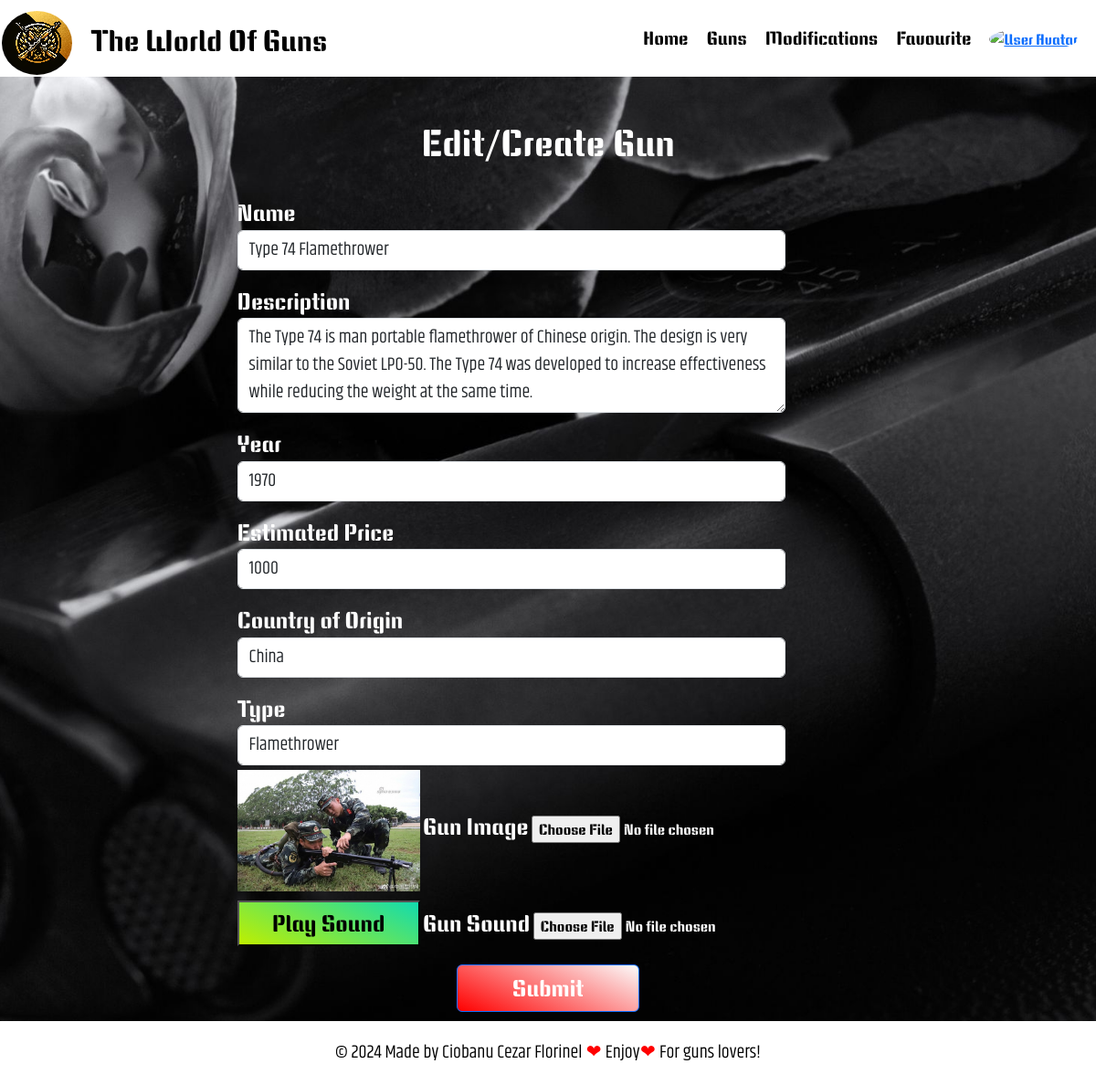
/app/views/createWeapon/index.php?gunId=1 (signed in), run on the app's committed database.
### tables this page shows
CREATE TABLE IF NOT EXISTS Guns (
    gunId INT AUTO_INCREMENT PRIMARY KEY,
    userId INT, 
    gunName VARCHAR(100) NOT NULL,
    gunDescription VARCHAR(999) NULL,
    countryOfOrigin VARCHAR(100) NULL, 
    year INT NULL, 
    gunEstimatedPrice FLOAT NULL,
    type ENUM('Pistol', 'Rifle', 'Shotgun', 'Sniper', 'Submachine Gun', 'Machine Gun', 'Other','Grenade Launcher','Rocket Launcher','Flamethrower','Minigun') NULL,
    gunImagePath VARCHAR(300) NULL,
    soundPath VARCHAR(300) NULL,
    showInGunsPage BOOLEAN NOT NULL,  
    FOREIGN KEY (userId) REFERENCES Users(userId) ON DELETE CASCADE
);

### app/repositories/repository.php (called while the page is built, shortened)
<?php
class Repository
{
    function __construct()
    {
        require __DIR__ . '/../config/dbconfig.php';
        try {
            $this->connection = new PDO("$type:host=$servername;dbname=$database", $username, $password);
        } catch (PDOException $e) {
            echo "Connection failed: " . $e->getMessage();
        }
    }
}

### app/config/dbconfig.php (called while the page is built)
<?php
$type = "mysql";
$servername = "mysql";
$username = "root";
$password = "secret123";
$database = "WorldOfGuns_db";

### app/repositories/gunRepository.php (called while the page is built, shortened)
<?php
class GunRepository extends Repository
{
    public function getGunById(int $gunId): Gun
    {
        $stmt = $this->connection->prepare('SELECT * FROM Guns WHERE gunId = :gunId');
        $stmt->bindParam(':gunId', $gunId);
        $stmt->execute();
        $gun = $stmt->fetch(PDO::FETCH_ASSOC);
        $typeOfGun = TypeOfGuns::tryFrom($gun['type']) ?? throw new \InvalidArgumentException("Invalid gun type");
        return new Gun(
            $gun['gunId'],
            $gun['userId'],
            $gun['gunName'],
            $gun['gunDescription'],
            $gun['countryOfOrigin'],
            $gun['gunEstimatedPrice'],
            $typeOfGun,
            $gun['gunImagePath'],
            $gun['soundPath'],
            $gun['showInGunsPage'],
            $gun['year']
        );
    }
}

### app/services/gunsService.php (called while the page is built, shortened)
<?php
class GunsService
{
    private $repository;
    public function __construct()
    {
        $this->repository = new GunRepository();
    }
    public function getGunById(int $gunId)
    {
        return $this->repository->getGunById($gunId);
    }
}

### app/models/gun.php (called while the page is built, shortened)
<?php
class Gun implements \JsonSerializable
{
    public function __construct($gunId, $userId, $gunName, $description, $countryOfOrigin, $estimatedPrice, $typeOfGun, $imagePath, $soundPath, $showInGunsPage, $year)
    {
        $this->gunId = $gunId;
        $this->gunName = $gunName;
        $this->description = $description;
        $this->countryOfOrigin = $countryOfOrigin;
        $this->estimatedPrice = $estimatedPrice;
        $this->typeOfGun = $typeOfGun;
        $this->imagePath = $imagePath;
        $this->soundPath = $soundPath;
        $this->year = $year;
    }
}

### app/views/createWeapon/index.php (the view, shortened to what this page needs)
<?php
include __DIR__ . '/../../public/components/general/topBar.php';
$typesOfGuns = TypeOfGuns::cases();
$userId = null;
$isAdmin = false;
$gun = null;
$gunsService = new GunsService();
if (!isset($_SESSION['user_id'])) {
    header('Location: /login');
    exit();
} else {
    $userId = $_SESSION['user_id'];
    if (isset($_SESSION['admin'])) {
        $isAdmin = $_SESSION['admin'];
    }
}
$checkIsGunPresent = false;
if (isset($_GET['gunId'])) {
    $gun = $gunsService->getGunById($_GET['gunId']);
    $checkIsGunPresent = true;
}
?>
<head>
    <link rel="stylesheet" type="text/css" href="/CSS Files/createWeapons.css">
</head>
<body>
    <div class="container mt-5">
        <h1 class="mb-4">Edit/Create Gun</h1>
        <form id="createGunForm" enctype="multipart/form-data" data-type-admin-bool="<?php echo $isAdmin ?>"
            data-type-userid="<?php echo htmlspecialchars($userId) ?>"
            data-type-gunpresent="<?php echo $checkIsGunPresent ?>" data-type-gunid="<?php if ($checkIsGunPresent) {
                   echo $gun->gunId;
               } ?>">
            <div class="form-group">
                <label for="gunName">Name</label>
                <input type="text" class="form-control" id="gunName" name="gunName"
                    value="<?php echo $checkIsGunPresent ? htmlspecialchars($gun->gunName, ENT_QUOTES, 'UTF-8') : ''; ?>"
                    required>
            </div>
            <div class="form-group">
                <label for="gunDescription">Description</label>
                <textarea class="form-control" id="gunDescription" rows="3" maxlength="999"
                    required><?php echo $checkIsGunPresent ? htmlspecialchars($gun->description, ENT_QUOTES, 'UTF-8') : ''; ?></textarea>
            </div>
            <div class="form-group">
                <label for="gunYear">Year</label>
                <input type="number" class="form-control" id="gunYear" step="1"
                    value="<?php echo $checkIsGunPresent ? htmlspecialchars($gun->year) : ''; ?>" required>
            </div>
            <div class="form-group">
                <label for="estimatedPrice">Estimated Price</label>
                <input type="number" class="form-control" id="estimatedPrice"
                    value="<?php echo $checkIsGunPresent ? htmlspecialchars($gun->estimatedPrice) : ''; ?>" step="0.01"
                    required>
            </div>
            <div class="form-group">
                <label for="gunCountry">Country of Origin</label>
                <input type="text" class="form-control" id="gunCountry"
                    value="<?php echo $checkIsGunPresent ? htmlspecialchars($gun->countryOfOrigin, ENT_QUOTES, 'UTF-8') : ''; ?>"
                    required>
            </div>
            <div class="form-group">
                <label for="gunType">Type</label>
                <select class="form-control" id="gunType" name="gunType" required>
                    <?php foreach ($typesOfGuns as $type): ?>
                        <option value="<?php echo htmlspecialchars($type->value, ENT_QUOTES, 'UTF-8'); ?>" <?php if ($checkIsGunPresent && $gun->typeOfGun->value === $type->value)
                                 echo 'selected'; ?>>
                            <?php echo htmlspecialchars($type->value, ENT_QUOTES, 'UTF-8'); ?>
                        </option>
                    <?php endforeach; ?>
                </select>
            </div>
            <div class="form-group">
                <?php if ($checkIsGunPresent && $gun->imagePath): ?>
                    <img src="<?php echo htmlspecialchars($gun->imagePath, ENT_QUOTES, 'UTF-8'); ?>" alt="Gun Image"
                        style="max-width: 200px; max-height: 200px;">
                <?php endif; ?>
                <label for="gunImage">Gun Image</label>
                <input type="file" class="form-control-file" id="gunImage" <?php if (!$checkIsGunPresent)
                    echo 'required'; ?>>
            </div>
            <div class="form-group">
                <?php if ($checkIsGunPresent && $gun->soundPath): ?>
                    <button class="btn-1" type="button" onclick="playSound()">Play Sound</button>
                <?php endif; ?>
                <label for="gunSound">Gun Sound</label>
                <input type="file" class="form-control-file" id="gunSound" <?php if (!$checkIsGunPresent)
                    echo 'required'; ?>>
            </div>
            <div class="btn-center">
                <button type="submit" class="btn btn-primary">Submit</button>
            </div>
        </form>
    </div>
</body>
<?php
include __DIR__ . '/../../public/components/general/footer.php';
?>

### app/public/CSS Files/topBar.css (style rules this page uses)
html, body { cursor: url('../images/elements/gun_cursor.png'), default; }

### app/public/CSS Files/createWeapons.css (style rules this page uses)
body { background-color: black; color: white; font-family: 'Keania One', sans-serif; background-image: url('../images/elements/black gun.jpg'); background-size: cover; background-position: center; background-repeat: no-repeat; background-attachment: fixed; }
.container { display: flex; flex-direction: column; align-items: center; justify-content: center; }
label { color: white; margin-top: 10px; font-size: 25px; }
.form-control { font-family: 'Khand', sans-serif; font-size: 20px; margin-bottom: 5px; max-width: 600px; }
.btn { margin-top: 10px; margin-bottom: 10px; background-image: linear-gradient(25deg, #ff0000, #fbfbfb); min-width: 200px; min-height: 50px; font-size: 25px; }
.btn-center { display: flex; justify-content: center; }
.btn-1 { margin-top: 10px; margin-bottom: 10px; background-image: linear-gradient(25deg, #bfef00, #12dbaf); min-width: 200px; min-height: 50px; font-size: 25px; }

### data on the page
guns: gunName "Type 74 Flamethrower", gunDescription "The Type 74 is man portable flamethrower of Chinese origin. The design is very similar to the Soviet LPO-50. The Type 74 was developed to increase effectiveness while reducing the weight at the same time.", year "1970", gunEstimatedPrice "1000", countryOfOrigin "China", gunImagePath (picture)

### other printed values
form field gunType "Flamethrower"
